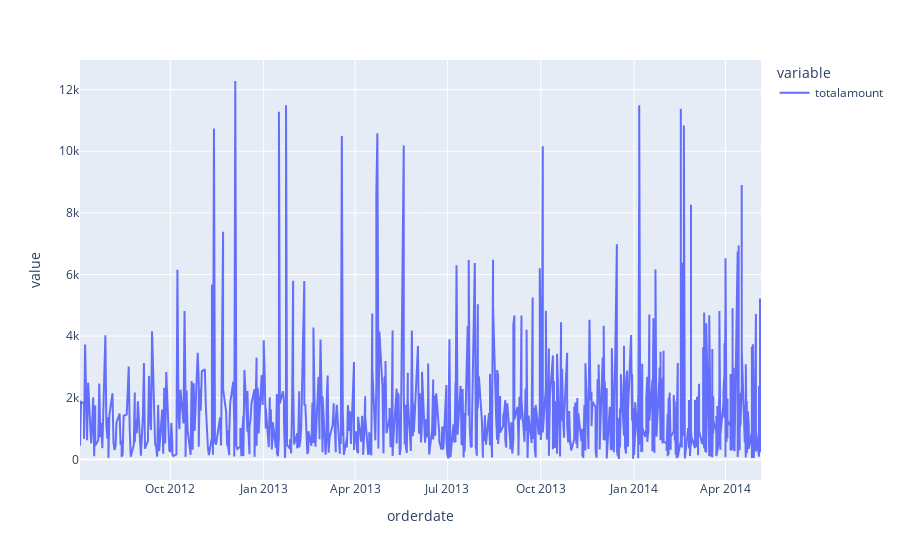

Notebook source saved alongside this figure:
### Code cell
px.line(data_frame= date_total)

### Figure 1 — Plotly figure (JSON) as saved in the notebook; plotly's stock layout.template omitted (floating-point values rounded to 4 significant figures; data arrays with more than 128 entries replaced by an {"elided": "..."} marker saying what was removed)
{"data": [{"hovertemplate": "variable=totalamount<br>orderdate=%{x}<br>value=%{y}<extra></extra>", "legendgroup": "totalamount", "line": {"color": "#636efa", "dash": "solid"}, "marker": {"symbol": "circle"}, "mode": "lines", "name": "totalamount", "orientation": "v", "showlegend": true, "type": "scatter", "x": {"elided": "827 str values"}, "xaxis": "x", "y": {"elided": "827 float values"}, "yaxis": "y"}], "layout": {"legend": {"title": {"text": "variable"}, "tracegroupgap": 0}, "margin": {"t": 60}, "xaxis": {"anchor": "y", "domain": [0, 1], "title": {"text": "orderdate"}}, "yaxis": {"anchor": "x", "domain": [0, 1], "title": {"text": "value"}}}}
